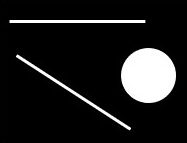
#> input picture Python+OpenCV/17. 霍夫变换/shapes.jpg, 187 x 143 px
$ python cv2_hough_transform.py
#> lines starting #> are read from the running program, lines starting #| are printed output that depends on the picture; after the words box and inside, x2 and y2 are one past the last pixel; in counts of white or black regions, pixels touching at a corner belong together
# More: http://ex2tron.top

import cv2
import numpy as np


# 1.模板匹配
img = cv2.imread('shapes.jpg')
#> img is the input picture: shape (143, 187, 3); min 0, max 255, mean 30.5
drawing = np.zeros(img.shape[:], dtype=np.uint8)  # 创建画板
gray = cv2.cvtColor(img, cv2.COLOR_BGR2GRAY)
edges = cv2.Canny(gray, 50, 150)
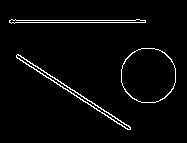
#> edges: shape (143, 187); 3.2% white in thin lines or dots, all inside (x1, y1, x2, y2) = (9, 19, 176, 130)

# 霍夫直线变换
lines = cv2.HoughLines(edges, 0.8, np.pi / 180, 90)
#> lines = [[21.6, 1.57], [20, 1.57], [36, 2.15], [39.2, 2.15]]

# 将检测的线画出来（注意是极坐标噢）
for line in lines:
    rho, theta = line[0]
    a = np.cos(theta)
    b = np.sin(theta)
    x0 = a * rho
    y0 = b * rho
    x1 = int(x0 + 1000 * (-b))
    y1 = int(y0 + 1000 * (a))
    x2 = int(x0 - 1000 * (-b))
    y2 = int(y0 - 1000 * (a))

    cv2.line(drawing, (x1, y1), (x2, y2), (0, 0, 255))
#> this loop made 4 passes
#> (rho, theta, a, b, x0, y0, x1, y1) on passes 1 to 4: (21.6, 1.57, -4.37e-08, 1, -9.44e-07, 21.6, -1000, 21), (20, 1.57, -4.37e-08, 1, -8.74e-07, 20, -1000, 19), (36, 2.15, -0.545, 0.839, -19.61, 30.19, -858, -514), (39.2, 2.15, -0.545, 0.839, -21.35, 32.88, -860, -511)
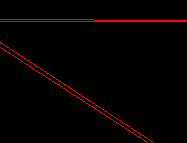
#> drawing: shape (143, 187, 3); mean of channels 0, 1, 2 0, 0, 6.4; drawn as B, G, R

cv2.imshow('hough lines', drawing)
cv2.waitKey(0)


# 2.统计概率霍夫线变换
drawing = np.zeros(img.shape[:], dtype=np.uint8)

lines = cv2.HoughLinesP(edges, 0.8, np.pi / 180, 90,
                        minLineLength=50, maxLineGap=10)
#> lines = [[9, 20, 145, 20], [9, 22, 145, 22], [17, 54, 130, 127], [16, 57, 127, 129]]

# 将检测的线画出来
for line in lines:
    x1, y1, x2, y2 = line[0]
    cv2.line(drawing, (x1, y1), (x2, y2), (0, 255, 0), 1, lineType=cv2.LINE_AA)
#> this loop made 4 passes
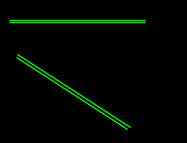
#> drawing: shape (143, 187, 3); mean of channels 0, 1, 2 0, 6.7, 0; drawn as B, G, R

cv2.imshow('probabilistic hough lines', drawing)
cv2.waitKey(0)


# 3.霍夫圆变换
drawing = np.zeros(img.shape[:], dtype=np.uint8)

circles = cv2.HoughCircles(edges, cv2.HOUGH_GRADIENT, 1, 20, param2=30)
#> circles = [[146.5, 72.5, 25.7]]
circles = np.int0(np.around(circles))
#> circles = [[146, 72, 26]]

# 将检测的圆画出来
for i in circles[0, :]:
    cv2.circle(drawing, (i[0], i[1]), i[2], (0, 255, 0), 2)  # 画出外圆
    cv2.circle(drawing, (i[0], i[1]), 2, (0, 0, 255), 3)  # 画出圆心
#> this loop made 1 pass
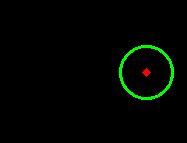
#> drawing: shape (143, 187, 3); mean of channels 0, 1, 2 0, 4.6, 0.4; drawn as B, G, R

cv2.imshow('circles', drawing)
cv2.waitKey(0)
